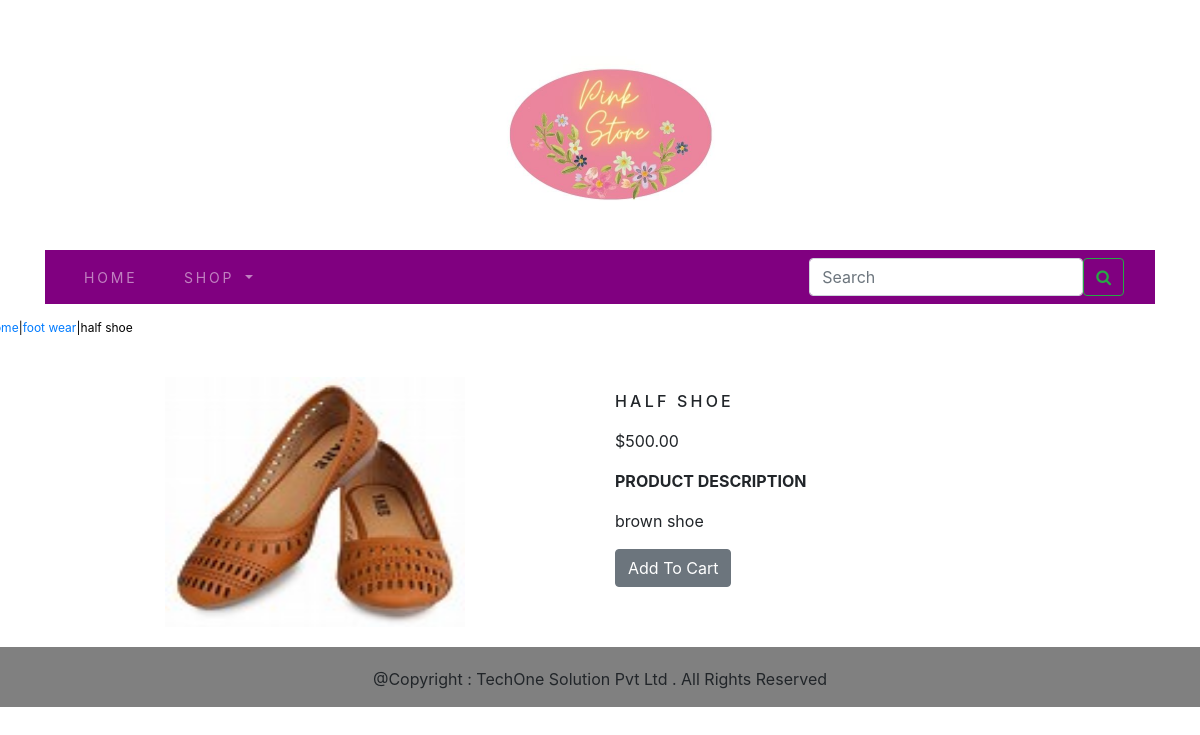
Page /shop/foot-wear/half-shoe/ on the committed database.
### ecomapp/models.py (models this page shows, shortened)
class Product(models.Model):
    name = models.CharField(max_length=250, unique=True)
    slug = models.SlugField(max_length=250, unique=True)
    description = models.TextField(blank=True)
    price = models.DecimalField(max_digits=10, decimal_places=2)
    category = models.ForeignKey(Category, on_delete=models.CASCADE)
    image = models.ImageField(upload_to='products', blank=True)
    stock = models.IntegerField()
    available = models.BooleanField(default=True)
    created = models.DateTimeField(auto_now_add=True)
    updated = models.DateTimeField(auto_now=True)
    class Meta:
        ordering = ('name',)
        verbose_name = 'product'
        verbose_name_plural = 'products'

class Category(models.Model):
    name = models.CharField(max_length=250, unique=True)
    slug = models.SlugField(max_length=250, unique=True)
    description = models.TextField(blank=True)
    image = models.ImageField(upload_to='category', blank=True)
    class Meta:
        ordering = ('name',)
        verbose_name = 'category'
        verbose_name_plural = 'categories'
    def get_url(self):
        return reverse('ecomapp:products_by_category',args=[self.slug])
    def __str__(self):
        return '{}'.format(self.name)

### ecomapp/views.py (the view)
# urls.py: path('<slug:c_slug>/<slug:p_slug>/', views.proDetail, name='prodCatDetails'),
def proDetail(request, c_slug, p_slug):
    try:
        product = Product.objects.get(category__slug=c_slug, slug=p_slug)
    except Exception as e:
        raise e
    return render(request, "product.html", {'product': product})

### cartapp/context_processors.py (called while the page is built)
def counter(request):
    item_count = 0
    if 'admin' in request.path:
        return {}
    else:
        try:
            cart = Cart.objects.filter(cart_id=_cart_id(request))
            cart_items = CartItem.objects.all().filter(cart=cart[:1])
            for cart_item in cart_items:
                item_count += cart_item.quantity
        except Cart.DoesNotExist:
            item_count = 0
    return dict(item_count=item_count)

### cartapp/views.py (called while the page is built)
def _cart_id(request):
    cart = request.session.session_key
    if not cart:
        cart = request.session.create()
    return cart

### ecomapp/context_processors.py (called while the page is built)
def menu_links(request):
    links=Category.objects.all()
    return dict(links=links)

### templates/product.html (shortened to what this page needs)
{% extends 'base.html' %}
{% load static %}
{% block content %}
<div class="row my_prod_row_class">
  <div class="mx_auto">
  <p>  <a href="{% url 'ecomapp:allProdCat' %}">Home</a>|<a href="{{product.category.get_url}}">{{product.category}}</a>|{{product.name}}
  </p>
</div >
<div class="container">
<br>
<div class="row">
    <div class="col-12 col-sm-12 col-md-12 col-lg-6 text-center">
        <div style="min-width:18rem">
            <img src="{{product.image.url}}" alt="{{product.name}}" width="300" height="250px">
        </div>
    </div>
        <div class="col-12 col-sm-12 col-md-12 col-lg-6 ">
            <div>
            <h1 class="my_prod_title">{{product.name}}</h1>
                <p>
                ${{product.price}}
            </p>
            <p class="my_title"><b>PRODUCT DESCRIPTION</b></p>
             <p class="text-justify my_prod_text">
                {{product.description}}
            </p>
{% if product.stock <= 0 %}
    <p class="text-justify my_prod_text"><b>Out Of Stock</b></p>
{% else %}
    <a class="btn btn-secondary" href="{% url 'cartapp:add_cart' product.id %}">Add To Cart</a>
{% endif %}
         </div>
        </div>
    </div>
</div>
    </div>
{% endblock %}

### static/css/custom.css (style rules this page uses)
body { font-family: 'Merriweather', serif; }
.my_prod_row_class { padding-top:15px; padding-bottom:20px; }
.my_prod_row_class .mx_auto { color:black; font-size:12px; text-decoration:none; }
.my_prod_title { font-size:16px; text-transform:uppercase; letter-spacing:.2em; padding-top:15px; padding-bottom:10px; }
.my_prod_text { padding-right:20px; }

### rows in the picture
Product: category "foot wear", name "half shoe", image (picture), name "HALF SHOE", price "500.00", description "brown shoe"
